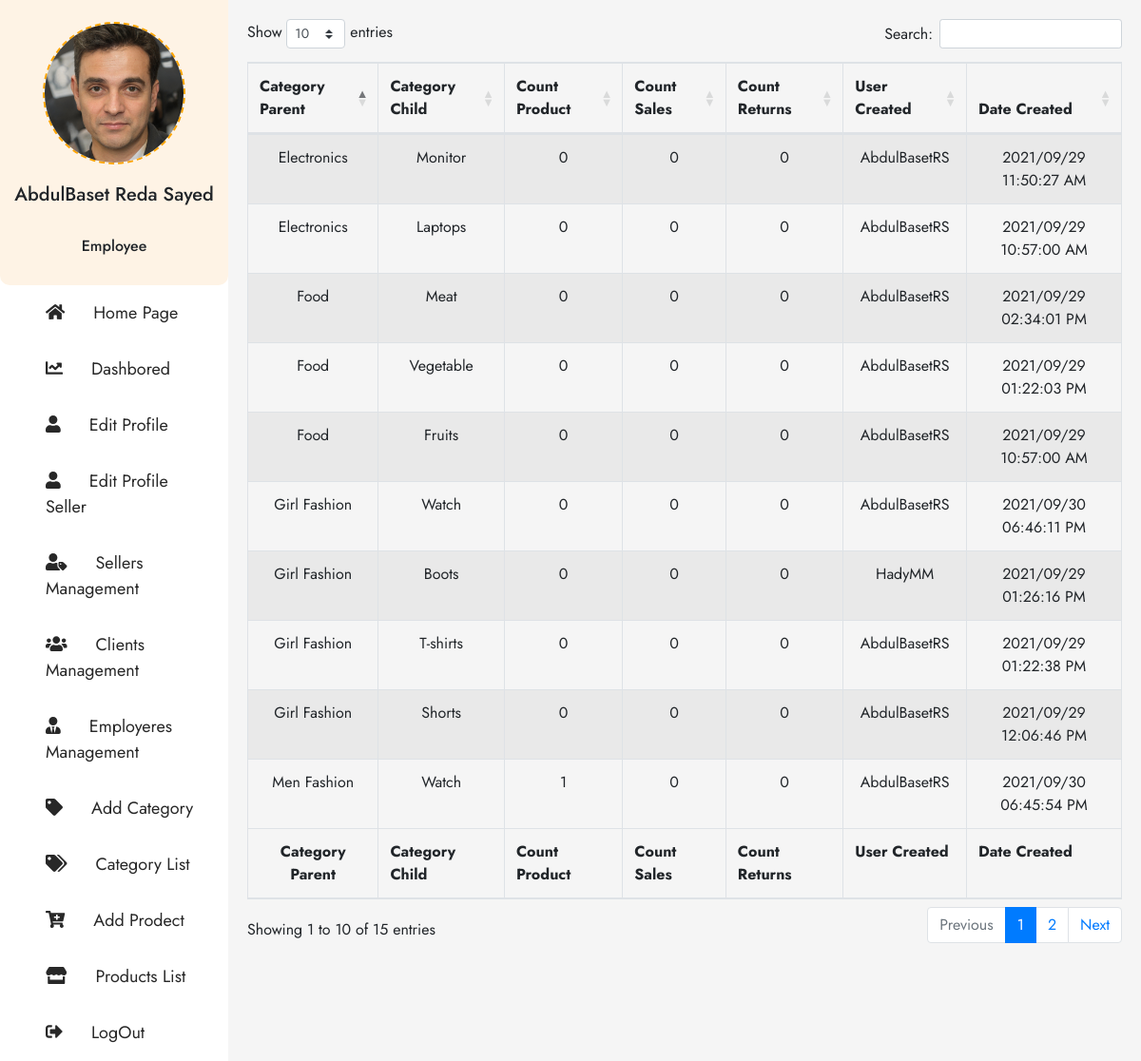
The page /Category-List.php (signed in) on the database its author committed.
### tables this page shows
CREATE TABLE `ha_category_list` (
  `HA_C_L_ID` bigint(20) UNSIGNED NOT NULL,
  `HA_C_L_Category_Name` varchar(255) NOT NULL,
  `HA_C_L_Parent_ID` varchar(255) NOT NULL,
  `HA_C_L_Status` varchar(255) NOT NULL,
  `HA_C_L_Count_Products` varchar(255) NOT NULL,
  `HA_C_L_Count_Sales` varchar(255) NOT NULL,
  `HA_C_L_Count_Returns` varchar(255) NOT NULL,
  `HA_C_L_Date_Created` varchar(255) NOT NULL,
  `HA_C_L_Time_Created` varchar(255) NOT NULL,
  `HA_C_L_User_ID_Created` varchar(255) NOT NULL
);

CREATE TABLE `ha_users` (
  `HA_U_ID` bigint(20) UNSIGNED NOT NULL,
  `HA_U_Username` varchar(255) NOT NULL,
  `HA_U_Password` varchar(255) NOT NULL,
  `HA_U_User_Status` varchar(255) NOT NULL,
  `HA_U_Last_Login` varchar(255) NOT NULL,
  `HA_U_First_Name` varchar(255) NOT NULL,
  `HA_U_Gender` varchar(255) NOT NULL,
  `HA_U_Second_Name` varchar(255) NOT NULL,
  `HA_U_Last_Name` varchar(255) NOT NULL,
  `HA_U_Country` varchar(255) NOT NULL,
  `HA_U_Email` varchar(255) NOT NULL,
  `HA_U_User_Type` varchar(255) NOT NULL,
  `HA_P_Views` varchar(255) NOT NULL,
  `HA_U_Sales` varchar(255) NOT NULL,
  `HA_U_Purchase` varchar(255) NOT NULL,
  `HA_U_Date_Created` varchar(255) NOT NULL,
  `HA_U_Time_Created` varchar(255) NOT NULL
);

### Datebase/DB_Category_List.php (called while the page is built, shortened)
<?php
    $SQL_Category_List = 'SELECT * FROM ha_category_list WHERE HA_C_L_Status = "Active" AND HA_C_L_Parent_ID != "" ORDER BY HA_C_L_ID DESC ';
    $Result_Category_List = mysqli_query($Connection,$SQL_Category_List);
    $Count_Category_List  = mysqli_num_rows($Result_Category_List);
?>

### Website-Structure/Category-List-Body.php (the view)
<div class="right-All-Clients Dasbored-content">
<table id="example" class="table table-striped table-bordered" style="width:100%;text-align:center;">
        <thead>
            <tr>
                <th>Category Parent</th>
                <th>Category Child</th>
                <th>Count Product</th>
                <th>Count Sales</th>
                <th>Count Returns</th>
                <th>User Created</th>
                <th>Date Created</th>
            </tr>
        </thead>
        <tbody>
            <?php
                if ($Count_Category_List > 0) {
                    while ($Rows = mysqli_fetch_array($Result_Category_List)) {
                        $SQL_Get_Parent_Name = 'SELECT HA_C_L_Category_Name FROM ha_category_list WHERE HA_C_L_ID = "'.$Rows['HA_C_L_Parent_ID'].'"';
                        $Result_Get_Parent_Name = mysqli_query($Connection,$SQL_Get_Parent_Name);
                        $Row_Get_Parent_Name  = mysqli_fetch_array($Result_Get_Parent_Name, MYSQLI_ASSOC);
                        $SQL_Get_Username= 'SELECT HA_U_Username FROM ha_users WHERE HA_U_ID = "'.$Rows['HA_C_L_User_ID_Created'].'"';
                        $Result_Get_Username = mysqli_query($Connection,$SQL_Get_Username);
                        $Row_Get_Username = mysqli_fetch_array($Result_Get_Username, MYSQLI_ASSOC);
                        echo '
                            <tr>
                                <td>'.$Row_Get_Parent_Name['HA_C_L_Category_Name'].'</td>
                                <td>'.$Rows['HA_C_L_Category_Name'].'</td>
                                <td>'.$Rows['HA_C_L_Count_Products'].'</td>
                                <td>'.$Rows['HA_C_L_Count_Sales'].'</td>
                                <td>'.$Rows['HA_C_L_Count_Returns'].'</td>
                                <td>'.$Row_Get_Username['HA_U_Username'].'</td>
                                <td>'.$Rows['HA_C_L_Date_Created'] . ' ' . $Rows['HA_C_L_Time_Created'] . '</td>
                            </tr>
                        ';
                    }
                }
            ?>
        </tbody>
        <tfoot>
            <tr>
                <th>Category Parent</th>
                <th>Category Child</th>
                <th>Count Product</th>
                <th>Count Sales</th>
                <th>Count Returns</th>
                <th>User Created</th>
                <th>Date Created</th>
            </tr>
        </tfoot>
    </table>
</div>

### CSS-Files/H_A.css (style rules this page uses)
body { font-family: 'Jost', sans-serif; font-weight: 400; }
.container-hady .right-All-Clients { flex-basis: 80%; background-color: #f5f5f5; padding: 20px; }
tfoot tr th:first-child { text-align: center; }

### rows shown on the page
ha_category_list: ha_category_list.HA_C_L_Category_Name "Girl Fashion", HA_C_L_Category_Name "Watch", HA_C_L_Count_Products "0", HA_C_L_Count_Sales "0", HA_C_L_Count_Returns "0", ha_users.HA_U_Username "AbdulBasetRS", HA_C_L_Date_Created "2021/09/30", HA_C_L_Time_Created "06:46:11 PM"
ha_category_list: ha_category_list.HA_C_L_Category_Name "Men Fashion", HA_C_L_Category_Name "Watch", HA_C_L_Count_Products "1", HA_C_L_Count_Sales "0", HA_C_L_Count_Returns "0", ha_users.HA_U_Username "AbdulBasetRS", HA_C_L_Date_Created "2021/09/30", HA_C_L_Time_Created "06:45:54 PM"
ha_category_list: ha_category_list.HA_C_L_Category_Name "Food", HA_C_L_Category_Name "Meat", HA_C_L_Count_Products "0", HA_C_L_Count_Sales "0", HA_C_L_Count_Returns "0", ha_users.HA_U_Username "AbdulBasetRS", HA_C_L_Date_Created "2021/09/29", HA_C_L_Time_Created "02:34:01 PM"
ha_category_list: ha_category_list.HA_C_L_Category_Name "Girl Fashion", HA_C_L_Category_Name "Boots", HA_C_L_Count_Products "0", HA_C_L_Count_Sales "0", HA_C_L_Count_Returns "0", ha_users.HA_U_Username "HadyMM", HA_C_L_Date_Created "2021/09/29", HA_C_L_Time_Created "01:26:16 PM"
ha_category_list: ha_category_list.HA_C_L_Category_Name "Girl Fashion", HA_C_L_Category_Name "T-shirts", HA_C_L_Count_Products "0", HA_C_L_Count_Sales "0", HA_C_L_Count_Returns "0", ha_users.HA_U_Username "AbdulBasetRS", HA_C_L_Date_Created "2021/09/29", HA_C_L_Time_Created "01:22:38 PM"
ha_category_list: ha_category_list.HA_C_L_Category_Name "Food", HA_C_L_Category_Name "Vegetable", HA_C_L_Count_Products "0", HA_C_L_Count_Sales "0", HA_C_L_Count_Returns "0", ha_users.HA_U_Username "AbdulBasetRS", HA_C_L_Date_Created "2021/09/29", HA_C_L_Time_Created "01:22:03 PM"
ha_category_list: ha_category_list.HA_C_L_Category_Name "Girl Fashion", HA_C_L_Category_Name "Shorts", HA_C_L_Count_Products "0", HA_C_L_Count_Sales "0", HA_C_L_Count_Returns "0", ha_users.HA_U_Username "AbdulBasetRS", HA_C_L_Date_Created "2021/09/29", HA_C_L_Time_Created "12:06:46 PM"
ha_category_list: ha_category_list.HA_C_L_Category_Name "Electronics", HA_C_L_Category_Name "Monitor", HA_C_L_Count_Products "0", HA_C_L_Count_Sales "0", HA_C_L_Count_Returns "0", ha_users.HA_U_Username "AbdulBasetRS", HA_C_L_Date_Created "2021/09/29", HA_C_L_Time_Created "11:50:27 AM"
ha_category_list: ha_category_list.HA_C_L_Category_Name "Electronics", HA_C_L_Category_Name "Laptops", HA_C_L_Count_Products "0", HA_C_L_Count_Sales "0", HA_C_L_Count_Returns "0", ha_users.HA_U_Username "AbdulBasetRS", HA_C_L_Date_Created "2021/09/29", HA_C_L_Time_Created "10:57:00 AM"
ha_category_list: ha_category_list.HA_C_L_Category_Name "Food", HA_C_L_Category_Name "Fruits", HA_C_L_Count_Products "0", HA_C_L_Count_Sales "0", HA_C_L_Count_Returns "0", ha_users.HA_U_Username "AbdulBasetRS", HA_C_L_Date_Created "2021/09/29", HA_C_L_Time_Created "10:57:00 AM"

### other values the page prints
$_SESSION['User_First_Three_Names'] "AbdulBaset Reda Sayed"
$_SESSION['HA_U_User_Type'] "Employee"
